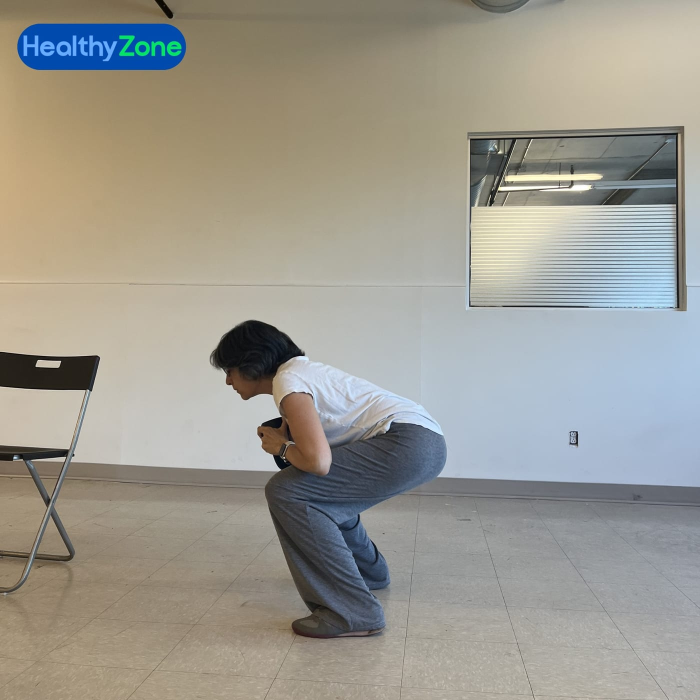
#> input picture design/photos/training.jpg, 1400 x 1400 px (shown at 1/2 size); its folder holds 3 pictures in this run
$ python section-photos.py
#> lines starting #> are read from the running program, lines starting #| are printed output that depends on the picture
"""Build the section background photos.

Sources (put them in design/photos/ before running):
  training.jpg   HealthyZone Instagram: client squat during a training session   -> services
  community.jpg  HealthyZone Instagram: Ziad with two clients in the gym          -> about
  room.jpg       Unsplash photo-1787651343620-8d5303006ecb (Unsplash License),
                 an empty treatment room                                          -> contact

The Instagram shots carry a "HealthyZone" watermark on plain wall, which is re-filled
from the surrounding wall. All photos get the same soft, slightly desaturated grade so
they sit together with the grey hero; the page adds the colour overlays.

Run from the repo root:  python design/section-photos.py
"""

from pathlib import Path

import numpy as np
from PIL import Image, ImageFilter

ROOT = Path(__file__).resolve().parent.parent
SRC = ROOT / "design/photos"
OUT = ROOT / "public/images"
rng = np.random.default_rng(11)


def fill_wall(a: np.ndarray, y0: int, y1: int, x0: int, x1: int) -> np.ndarray:
    """Re-fill a rectangle of plain wall by interpolating between the rows above and below it."""
#> called with y0 = 35, y1 = 155, x0 = 25, x1 = 385
    top = a[max(y0 - 6, 0) : max(y0, 6), x0:x1].mean(axis=0)
#> top = 360 rows, first 8: [137.7, 123, 93], [137.7, 123, 93], [137.7, 123, 93], [137.7, 123, 93], [137.7, 123, 93], [137.7, 123, 93], [137.7, 123, 93], [137.3, 122.7, 93.33]
    bot = a[y1 : y1 + 6, x0:x1].mean(axis=0)
#> bot = 360 rows, first 8: [179, 156, 115], [178, 155, 114], [177, 154, 113], [176, 153, 112], [176, 153, 112], [175.2, 152.2, 111.2], [175.2, 152.2, 111.2], [176, 152.2, 113.7]
    t = np.linspace(0, 1, y1 - y0)[:, None, None]
    patch = a.copy()
    patch[y0:y1, x0:x1] = top[None] * (1 - t) + bot[None] * t + rng.normal(0, 1.4, (y1 - y0, x1 - x0, 3))
    mask = np.zeros(a.shape[:2], np.uint8)
    mask[y0:y1, x0:x1] = 255
    m = np.asarray(Image.fromarray(mask).filter(ImageFilter.GaussianBlur(6)), np.float32)[..., None] / 255
    return a * (1 - m) + patch * m


def grade(a: np.ndarray, saturation: float) -> np.ndarray:
#> called with saturation = 0.45
    lum = (a * [0.2126, 0.7152, 0.0722]).sum(axis=2, keepdims=True)
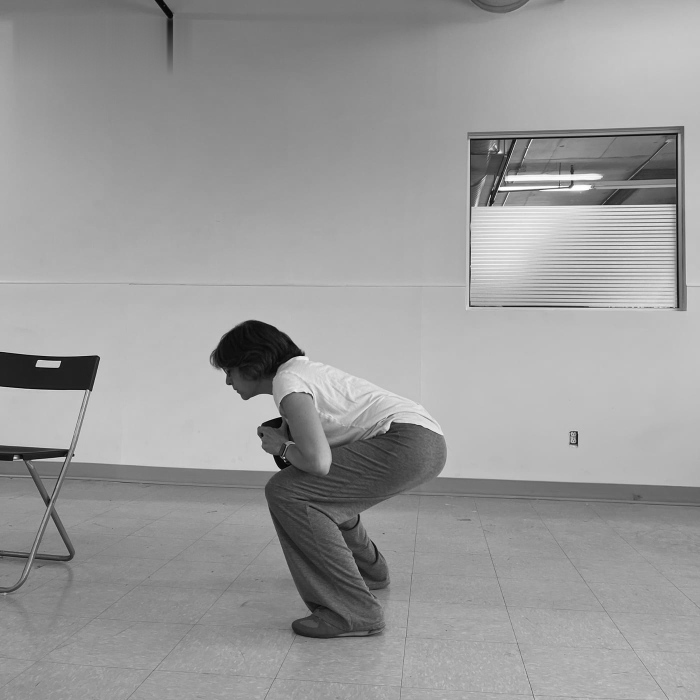
#> lum: shape (1400, 1400, 1) float64 (shown at 1/2 size); min 0, max 255, mean 154.5
    return np.clip(lum + (a - lum) * saturation, 0, 255)


def save(a: np.ndarray, name: str, size: tuple[int, int] | None = None):
#> called with name = 'section-training.webp', size = (1400, 1400)
    im = Image.fromarray(np.clip(a, 0, 255).astype(np.uint8))
    if size:
        im = im.resize(size, Image.LANCZOS)
    im.save(OUT / name, quality=82, method=6)
#> (the run stopped early here; a loop or call above may not have finished)
